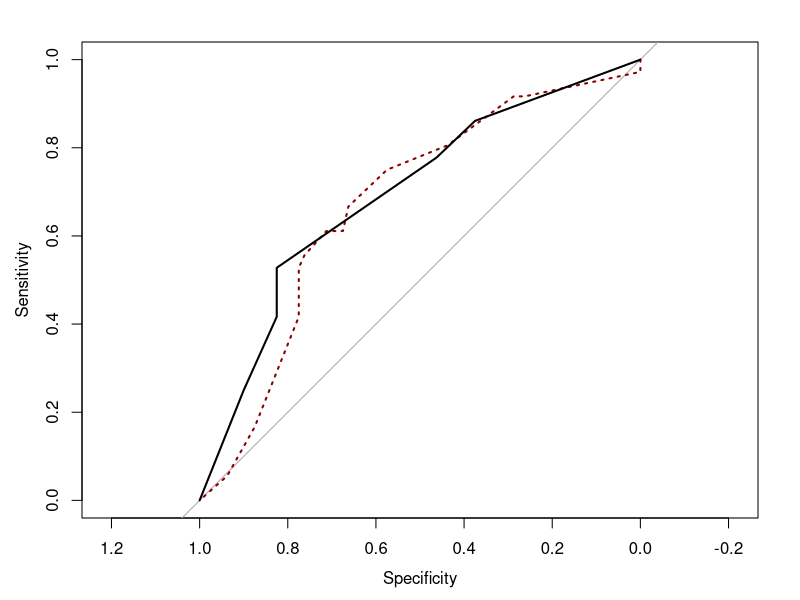
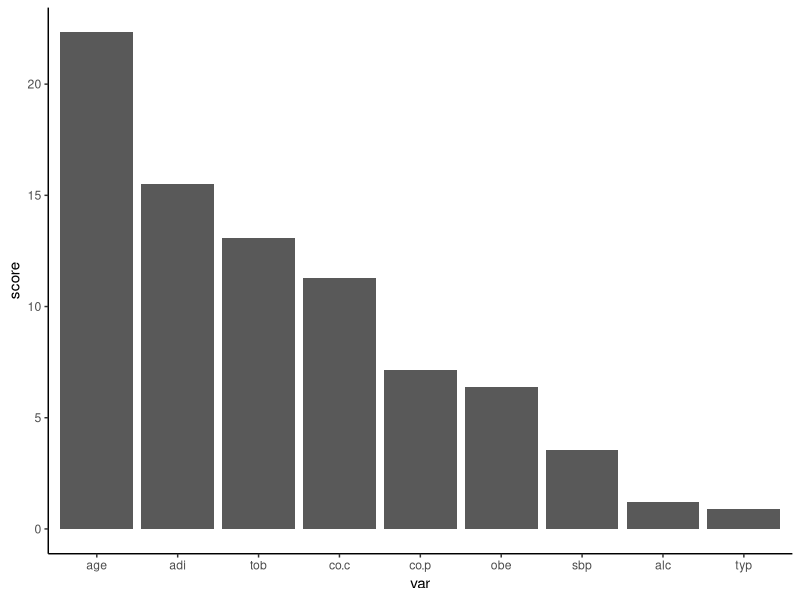

The R source for these figures, in order:
# Chargement des librairies
library(tidyverse)
library(rpart)
library(pROC)
 
# Import des données
db=read.csv('SAheart.csv',
            stringsAsFactors = T)%>% 
    mutate(famhist = case_when(famhist=='Present'~1,
                               famhist=='Absent'~0)) %>% 
    mutate(famhist=as.factor(famhist)) %>% 
    mutate(Y = case_when(chd=='No'~0,
                         chd=='Si'~1),
           Y=as.factor(Y)) %>% 
    select(-chd)

# Apprentissage et test
app_index=sample(nrow(db),0.75*nrow(db))
app=db[app_index,]
test=db[-app_index,]

# L'objectif est de maximiser la pureté de chaque feuille. 
# Pour y arriver on pourrait paramétrer un arbre très profond. 
# Mais on risque le sur apprentissage. 
## Comment faire ? 
# Construire un arbre maximal qu'on vient ensuite élaguer. 


### On commence par construire un arbre très profond    
arbre=rpart(Y~.,data=app,cp=0.00000000002)

#printcp(arbre) 
    # CP = complexité ; 
    # rel error = erreur sur jeu d'entraînement
    # xerror = erreur par VC

### Paramètre de pruning tel qu'on minimise l'erreur par VC
cp_opt=arbre$cptable %>% 
    as.data.frame() %>% 
    filter(xerror==min(xerror)) %>% 
    select(CP) %>% max() %>% as.numeric()  
            
# on part de l'arbre profond pour construire l'arbre élagué.                              
arbre.fin = prune(arbre,cp=cp_opt)

# DF qui oppose aux Y observés, les prédictions de l'arbre profond 
# et de l'arbre élagué
summ=data.frame(large=predict(arbre,newdata=test,type='class'),
                fin=predict(arbre.fin,newdata=test,type='class'),
                Y=test$Y)

# On compare les taux de mauvaise classification
table=summ %>% 
    summarise_all(~mean(Y!=.)) %>% 
    select(-Y)

table

# Courbes ROC
score = data.frame(
    large=predict(arbre,newdata=test)[,2],
    fin = predict(arbre.fin,newdata=test)[,2],
    obs=test$Y)


plot(roc(score$obs,score$large),col='darkred',lty='dotted')
lines(roc(score$obs,score$fin),col='black')


# Variables d'importance dans l'arbre élagué
var.imp=arbre.fin$variable.importance
    var.imp # valeur d'importance de chaque variable explicative dans l'arbre
nom.var=substr(names(var.imp),1,3)
    nom.var # purement esthétique = lisibilité +++ 
nom.var[c(4,5)]=c("co.c","co.p")
var.imp1=data.frame(var=nom.var,score=var.imp) # var.imp et nom.var dans le même data.frame
    var.imp1
var.imp1$var=factor(var.imp1$var, levels=nom.var) # mise en facteur

ggplot(var.imp1)+aes(x=var,y=score)+geom_bar(stat='identity')+ 
    theme_classic() # graphique
